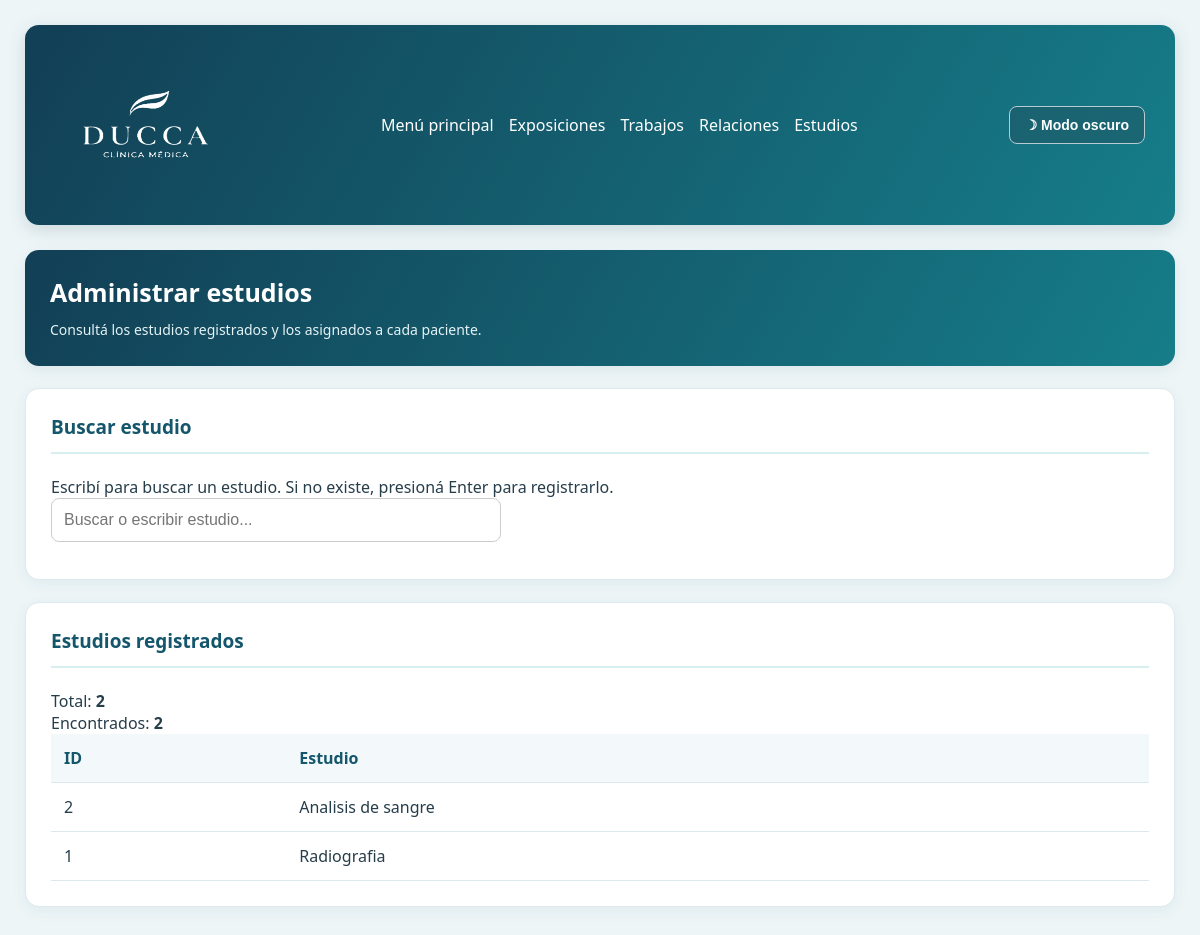
Before: /Estudios/estudios.php with the older database file.
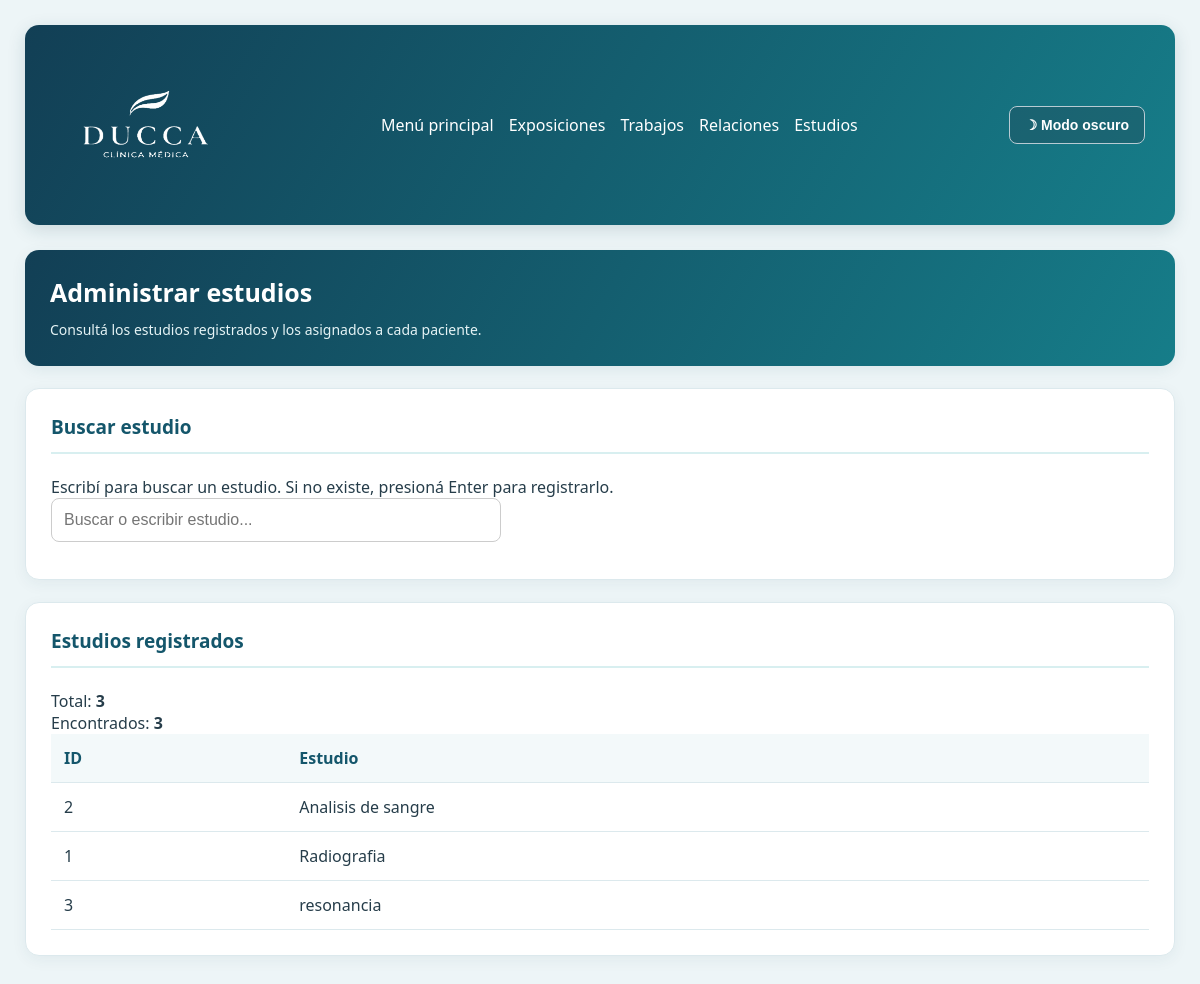
After: the same page with the newer database file.
### tables this page shows
CREATE TABLE `estudio` (
  `id_estudio` int(11) NOT NULL,
  `nombre_es` varchar(50) NOT NULL
);

### Estudios/estudios.php (the view, shortened to what this page needs)
<?php
require_once __DIR__ . "/../Pacientes/conexion.php";
function escapar($valor) {
    return htmlspecialchars(
        (string)($valor ?? ""),
        ENT_QUOTES,
        "UTF-8"
    );
}
$sql = "SELECT id_estudio, nombre_es
        FROM estudio
        ORDER BY nombre_es ASC";
$resultado = mysqli_query($conexion, $sql);
$catalogo = mysqli_fetch_all(
    $resultado,
    MYSQLI_ASSOC
);
?>
<!DOCTYPE html>
<html lang="es">
<head>
    <link
        rel="stylesheet"
        href="../general/estilos.css"
    >
</head>
<body>
<header>
    <div class="logo">
        <img
            id="logo"
            src="../general/Logo minimalista DUCCA con hojas orgánicas.png"
            alt="Logo DUCA"
            height="150"
            width="175"
        >
    </div>
    <nav>
        <a href="../inicio sesion/index.php">
            Menú principal
        </a>
        <a href="../Exposiciones/listar.php">
            Exposiciones
        </a>
        <a href="../Trabajos/listar.php">
            Trabajos
        </a>
        <a href="../gestionar_relaciones.html">
            Relaciones
        </a>
        <a href="estudios.php">
            Estudios
        </a>
    </nav>
    <button type="button" id="btn-tema">
    </button>
</header>
<main class="gestion-contenido">
    <section class="bienvenida">
        <h1>Administrar estudios</h1>
        <p>
            Consultá los estudios registrados
            y los asignados a cada paciente.
        </p>
    </section>
    <section class="tarjeta">
        <h2>Buscar estudio</h2>
        <p>
            Escribí para buscar un estudio.
            Si no existe, presioná Enter para registrarlo.
        </p>
        <form
            action="estudios.php"
            method="POST"
            id="formularioEstudio"
        >
            <input
                type="text"
                name="nombre_es"
                id="buscar_estudio"
                class="buscador-estudio"
                maxlength="50"
                placeholder="Buscar o escribir estudio..."
                autocomplete="off"
            >
        </form>
    </section>
    <section class="tarjeta">
        <h2>Estudios registrados</h2>
        <p>
            Total:
            <strong><?php echo count($catalogo); ?></strong>
        </p>
        <p>
            Encontrados:
            <strong id="cantidad_encontrados">
                <?php echo count($catalogo); ?>
            </strong>
        </p>
        <div class="tabla-contenedor">
            <table class="tabla-gestion">
                <thead>
                    <tr>
                        <th>ID</th>
                        <th>Estudio</th>
                    </tr>
                </thead>
                <tbody>
                    <?php foreach ($catalogo as $estudio) { ?>
                        <tr
                            class="fila_estudio"
                            data-nombre="<?php
                                echo escapar(
                                    $estudio["nombre_es"]
                                );
                            ?>"
                        >
                            <td>
                                <?php
                                    echo (int)$estudio["id_estudio"];
                                ?>
                            </td>
                            <td>
                                <?php
                                    echo escapar(
                                        $estudio["nombre_es"]
                                    );
                                ?>
                            </td>
                        </tr>
                    <?php } ?>
                </tbody>
            </table>
        </div>
    </section>
</main>
</body>
</html>

### general/estilos.css (style rules this page uses)
* { box-sizing: border-box; margin: 0; padding: 0; }
body { font-family: 'Segoe UI', Arial, sans-serif; background: #edf5f7; color: #263d4a; padding: 25px; transition: background-color 0.7s ease, color 0.7s ease; }
header { background: linear-gradient(120deg, #123f55, #167d89); color: white; padding: 22px 30px; border-radius: 14px; display: flex; justify-content: space-between; align-items: center; margin-bottom: 25px; box-shadow: 0 5px 18px rgba(20, 65, 80, 0.15); transition: background-color 0.7s ease, color 0.7s ease; position: relative; z-index: 1000; overflow: visible; }
.logo { font-size: 21px; font-weight: bold; letter-spacing: 1px; }
nav { display: flex; align-items: center; gap: 15px; }
nav a { color: white; text-decoration: none; font-weight: 500; transition: color 0.7s ease; }
main { display: flex; flex-direction: column; gap: 22px; margin-bottom: 22px; }
.tarjeta, aside { background: white; border: 1px solid #dce9ed; border-radius: 14px; padding: 25px; box-shadow: 0 4px 15px rgba(30, 75, 90, 0.06); transition: background-color 0.7s ease, color 0.7s ease, border-color 0.7s ease; }
.tarjeta h2, aside h2 { color: #14566b; font-size: 19px; margin-bottom: 22px; padding-bottom: 12px; border-bottom: 2px solid #d8eff0; transition: color 0.7s ease, border-color 0.7s ease; }
button { background: linear-gradient(120deg, #176d82, #15999b); color: white; border: none; border-radius: 8px; padding: 12px 18px; font-weight: bold; font-size: 13px; cursor: pointer; transition: transform 0.25s, box-shadow 0.25s, background-color 0.7s ease, color 0.7s ease; align-self: flex-start; }
#btn-tema { background: #244b5a69; color: white; border: 1px solid #b8cbd3; padding: 10px 15px; border-radius: 8px; cursor: pointer; font-size: 14px; }
.animar-entrada { opacity: 0; transform: translateY(20px); transition: opacity 0.6s ease, transform 0.6s ease; }
.animar-entrada.visible { opacity: 1; transform: translateY(0); }
#logo { transition: filter 1s ease; }
body:not(.login-page) #logo { filter: brightness(0) invert(1); }
.bienvenida { padding: 25px; background: linear-gradient(120deg, #123f55, #167d89); color: white; border-radius: 14px; box-shadow: 0 4px 15px rgba(30, 75, 90, 0.08); }
.bienvenida h1 { font-size: 25px; margin-bottom: 10px; }
.bienvenida p { font-size: 14px; color: #e5f3f5; line-height: 1.6; }
.gestion-contenido { display: flex; flex-direction: column; gap: 22px; }
.gestion-contenido .bienvenida { margin-bottom: 0; }
.tabla-contenedor { width: 100%; overflow-x: auto; }
.tabla-gestion { width: 100%; border-collapse: collapse; text-align: left; }
.tabla-gestion th, .tabla-gestion td { padding: 13px; border-bottom: 1px solid #dce9ed; }
.tabla-gestion th { color: #14566b; background: #f3f9fa; }
header { display: flex; align-items: center; justify-content: space-between; }
header #btn-tema { align-self: center; margin: 0; }

### Estudios/estudios.php (style rules this page uses)
.buscador-estudio { width: 100%; max-width: 450px; padding: 12px; box-sizing: border-box; border: 1px solid #ccc; border-radius: 8px; font-size: 16px; }

Changed rows visible on the page:
added estudio: id_estudio "3", nombre_es "resonancia"
Other visible differences:
count($catalogo): "2" → "3"
